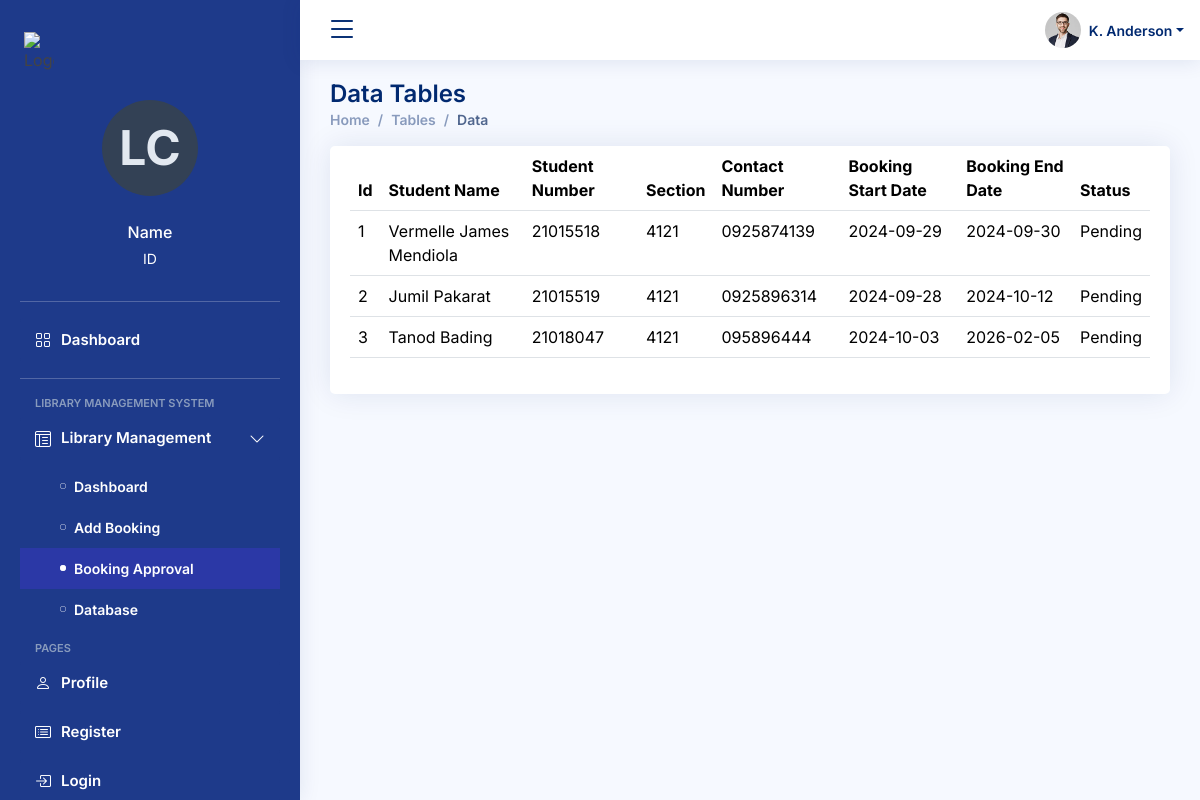
/tables-data.php, run on the app's committed database.
### tables this page shows
CREATE TABLE `bookings` (
  `booking_id` int(11) NOT NULL,
  `student_name` varchar(100) NOT NULL,
  `student_number` varchar(50) NOT NULL,
  `section` varchar(50) NOT NULL,
  `contact_number` varchar(15) NOT NULL,
  `booking_start_date` date NOT NULL,
  `booking_end_date` date NOT NULL,
  `status` enum('Pending','Approved','Rejected') DEFAULT 'Pending'
);

### tables-data.php (the view, shortened to what this page needs)
<!DOCTYPE html>
<html lang="en">
<head>
  <link href="assets/vendor/bootstrap/css/bootstrap.min.css" rel="stylesheet">
  <link href="assets/vendor/bootstrap-icons/bootstrap-icons.css" rel="stylesheet">
  <link href="assets/vendor/boxicons/css/boxicons.min.css" rel="stylesheet">
  <link href="assets/vendor/quill/quill.snow.css" rel="stylesheet">
  <link href="assets/vendor/quill/quill.bubble.css" rel="stylesheet">
  <link href="assets/vendor/remixicon/remixicon.css" rel="stylesheet">
  <link href="assets/vendor/simple-datatables/style.css" rel="stylesheet">
  <link href="assets/css/style.css" rel="stylesheet">
</head>
<body>
  <header id="header" class="header fixed-top d-flex align-items-center">
    <div class="d-flex align-items-center justify-content-between">
      <i class="bi bi-list toggle-sidebar-btn"></i>
    </div>
    <nav class="header-nav ms-auto">
      <ul class="d-flex align-items-center">
        <li class="nav-item dropdown pe-3">
          <a class="nav-link nav-profile d-flex align-items-center pe-0" href="#" data-bs-toggle="dropdown">
            <img src="assets/img/profile-img.jpg" alt="Profile" class="rounded-circle">
            <span class="d-none d-md-block dropdown-toggle ps-2">K. Anderson</span>
          </a>
        </li>
      </ul>
    </nav>
  </header>
  <aside id="sidebar" class="sidebar">
    <ul class="sidebar-nav" id="sidebar-nav">
      <div class="flex items-center w-full p-1 pl-6" style="display: flex; align-items: center; padding: 3px; width: 40px; background-color: transparent; height: 4rem;">
        <div class="flex items-center justify-center" style="display: flex; align-items: center; justify-content: center;">
            <img src="https://elc-public-images.s3.ap-southeast-1.amazonaws.com/bcp-olp-logo-mini2.png" alt="Logo" style="width: 30px; height: auto;">
        </div>
      </div>
      <div style="display: flex; flex-direction: column; align-items: center; padding: 16px;">
        <div style="display: flex; align-items: center; justify-content: center; width: 96px; height: 96px; border-radius: 50%; background-color: #334155; color: #e2e8f0; font-size: 48px; font-weight: bold; text-transform: uppercase; line-height: 1;">
            LC
        </div>
        <div style="display: flex; flex-direction: column; align-items: center; margin-top: 24px; text-align: center;">
            <div style="font-weight: 500; color: #fff;">
                Name
            </div>
            <div style="margin-top: 4px; font-size: 14px; color: #fff;">
                ID
            </div>
        </div>
    </div>
    <hr class="sidebar-divider">
      <li class="nav-item">
        <a class="nav-link " href="index.html">
          <i class="bi bi-grid"></i>
          <span>Dashboard</span>
        </a>
      </li>
      <hr class="sidebar-divider">
      <li class="nav-heading">Library Management System</li>
      <li class="nav-item">
        <a class="nav-link collapsed" data-bs-target="#system-nav" data-bs-toggle="collapse" href="#">
          <i class="bi bi-layout-text-window-reverse"></i><span>Library Management</span><i class="bi bi-chevron-down ms-auto"></i>
        </a>
        <ul id="system-nav" class="nav-content collapse show " data-bs-parent="#sidebar-nav">
          <li>
            <a href="LibraryDash.php">
              <i class="bi bi-circle"></i><span>Dashboard</span>
            </a>
          </li>
          <li>
            <a href="forms-elements.php">
              <i class="bi bi-circle"></i><span>Add Booking</span>
            </a>
          </li>
          <li>
            <a href="tables-data.php" class="active">
              <i class="bi bi-circle"></i><span>Booking Approval</span>
            </a>
          </li>
          <li>
            <a href="modules.html">
              <i class="bi bi-circle"></i><span>Database</span>
            </a>
          </li>
        </ul>
      </li>
      <li class="nav-heading">Pages</li>
      <li class="nav-item">
        <a class="nav-link collapsed" href="users-profile.html">
          <i class="bi bi-person"></i>
          <span>Profile</span>
        </a>
      </li>
      <li class="nav-item">
        <a class="nav-link collapsed" href="pages-register.html">
          <i class="bi bi-card-list"></i>
          <span>Register</span>
        </a>
      </li>
      <li class="nav-item">
        <a class="nav-link collapsed" href="pages-login.html">
          <i class="bi bi-box-arrow-in-right"></i>
          <span>Login</span>
        </a>
      </li>
    </ul>
  </aside>
  <main id="main" class="main">
    <div class="pagetitle">
        <h1>Data Tables</h1>
        <nav>
            <ol class="breadcrumb">
                <li class="breadcrumb-item"><a href="index.html">Home</a></li>
                <li class="breadcrumb-item">Tables</li>
                <li class="breadcrumb-item active">Data</li>
            </ol>
        </nav>
    </div>
    <section class="section">
        <div class="row">
            <div class="col-lg-12">
                <div class="card">
                    <div class="card-body">
                        <table class="table datatable">
                            <thead>
                                <tr>
                                    <th>Id</th>
                                    <th>Student Name</th>
                                    <th>Student Number</th>
                                    <th>Section</th>
                                    <th>Contact Number</th>
                                    <th>Booking Start Date</th>
                                    <th>Booking End Date</th>
                                    <th>Status</th>
                                </tr>
                            </thead>
                            <tbody>
                             <?php
                                  $servername = "localhost";
                                  $username = "root";
                                  $password = "";
                                  $dbname = "bcplibrary_db";
                                  $conn = new mysqli($servername, $username, $password, $dbname);
                                  $sql = "SELECT booking_id, student_name, student_number, section, contact_number, booking_start_date, booking_end_date, status FROM bookings";
                                  $result = $conn->query($sql);
                                  if ($result->num_rows > 0) {
                                      while($row = $result->fetch_assoc()) {
                                          echo "<tr>";
                                          echo "<td>" . htmlspecialchars($row["booking_id"]) . "</td>";
                                          echo "<td>" . htmlspecialchars($row["student_name"]) . "</td>";
                                          echo "<td>" . htmlspecialchars($row["student_number"]) . "</td>";
                                          echo "<td>" . htmlspecialchars($row["section"]) . "</td>";
                                          echo "<td>" . htmlspecialchars($row["contact_number"]) . "</td>";
                                          echo "<td>" . htmlspecialchars($row["booking_start_date"]) . "</td>";
                                          echo "<td>" . htmlspecialchars($row["booking_end_date"]) . "</td>";
                                          echo "<td>" . htmlspecialchars($row["status"]) . "</td>";
                                          echo "</tr>";
                                      }
                                  } else {
                                      echo "<tr><td colspan='9'>No records found</td></tr>";
                                  }
                                  ?>
                            </tbody>
                        </table>
                    </div>
                </div>
            </div>
        </div>
    </section>
</main>
</body>
</html>

### assets/css/style.css (style rules this page uses)
:root { scroll-behavior: smooth; }
body { font-family: "Inter", sans-serif; background: #f6f9ff; color: #444444; }
a { color: #4154f1; text-decoration: none; }
h1, h2, h3, h4, h5, h6 { font-family: "Inter", sans-serif; }
#main { margin-top: 60px; padding: 20px 30px; transition: all 0.3s; }
.pagetitle { margin-bottom: 10px; }
.pagetitle h1 { font-size: 24px; margin-bottom: 0; font-weight: 600; color: #012970; }
.card { margin-bottom: 30px; border: none; border-radius: 5px; box-shadow: 0px 0 30px rgba(1, 41, 112, 0.1); }
.card-body { padding: 0 20px 20px 20px; }
.breadcrumb { font-size: 14px; font-family: "Inter", sans-serif; color: #899bbd; font-weight: 600; }
.breadcrumb a { color: #899bbd; transition: 0.3s; }
.breadcrumb .breadcrumb-item::before { color: #899bbd; }
.breadcrumb .active { color: #51678f; font-weight: 600; }
.header { transition: all 0.3s; z-index: 997; height: 60px; box-shadow: 0px 2px 20px rgba(1, 41, 112, 0.1); background-color: #fff; padding-left: 1rem; position: fixed; top: 0; left: 0; right: 0; }
.header .toggle-sidebar-btn { font-size: 32px; padding-left: 10px; cursor: pointer; color: #012970; }
.header-nav ul { list-style: none; }
.header-nav>ul { margin: 0; padding: 0; }
.header-nav .nav-profile { color: #012970; }
.header-nav .nav-profile img { max-height: 36px; }
.header-nav .nav-profile span { font-size: 14px; font-weight: 600; }
.sidebar { position: fixed; top: 0; left: 0; bottom: 0; width: 300px; z-index: 996; transition: all 0.3s; padding: 20px; overflow-y: auto; scrollbar-width: thin; scrollbar-color: #aab7cf transparent; box-shadow: 0px 0px 20px rgba(1, 41, 112, 0.1); background-color: #1e3a8a; }
.sidebar hr.sidebar-divider { border-top: 1px solid #eaecf4; }
@media (min-width: 1200px) { #main, #footer, #header { margin-left: 300px; } }
.sidebar-nav { padding: 0; margin: 0; list-style: none; }
.sidebar-nav li { padding: 0; margin: 0; list-style: none; }
.sidebar-nav .nav-item { margin-bottom: 5px; }
.sidebar-nav .nav-heading { font-size: 11px; text-transform: uppercase; color: #899bbd; font-weight: 600; margin: 10px 0 5px 15px; }
.sidebar-nav .nav-link { display: flex; align-items: center; font-size: 15px; font-weight: 600; color: #fff; transition: 0.3; background: #1e3a8a; padding: 10px 15px; border-radius: 4px; }
.sidebar-nav .nav-link i { font-size: 16px; margin-right: 10px; color: #fff; }
.sidebar-nav .nav-link.collapsed { color: #fff; background: #1e3a8a; }
.sidebar-nav .nav-link.collapsed i { color: #fff; }
.sidebar-nav .nav-link .bi-chevron-down { margin-right: 0; transition: transform 0.3s ease-in-out; }
.sidebar-nav .nav-content { padding: 5px 0 0 0; margin: 0; list-style: none; }
.sidebar-nav .nav-content a { display: flex; align-items: center; font-size: 14px; font-weight: 600; color: #fff; transition: 0.3; padding: 10px 0 10px 40px; transition: 0.3s; }
.sidebar-nav .nav-content a i { font-size: 6px; margin-right: 8px; line-height: 0; border-radius: 50%; }
.sidebar-nav .nav-content a:hover, .sidebar-nav .nav-content a.active { color: #fff; background: #2b38a6; }
.sidebar-nav .nav-content a.active i { background-color: #fff; }

### data on the page
bookings: booking_id "1", student_name "Vermelle James Mendiola", student_number "21015518", section "4121", contact_number "0925874139", booking_start_date "2024-09-29", booking_end_date "2024-09-30", status "Pending"
bookings: booking_id "2", student_name "Jumil Pakarat", student_number "21015519", section "4121", contact_number "0925896314", booking_start_date "2024-09-28", booking_end_date "2024-10-12", status "Pending"
bookings: booking_id "3", student_name "Tanod Bading", student_number "21018047", section "4121", contact_number "095896444", booking_start_date "2024-10-03", booking_end_date "2026-02-05", status "Pending"
